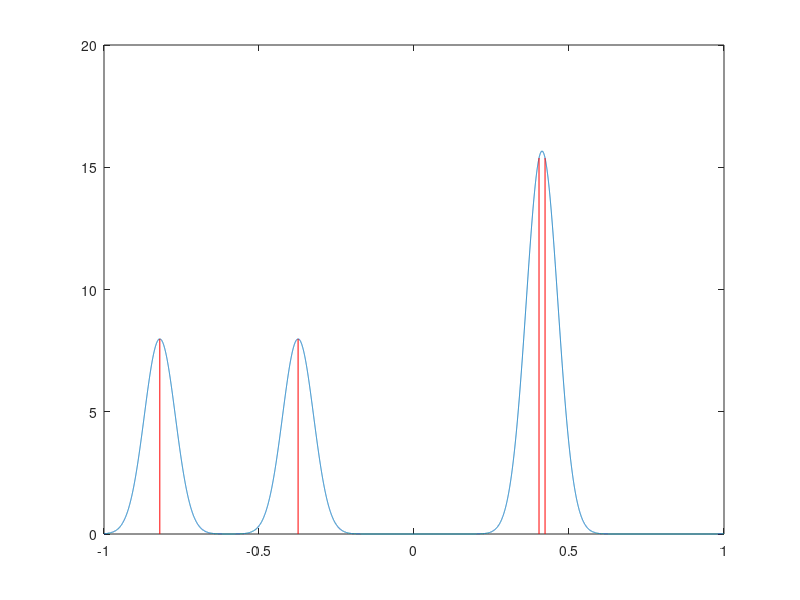

The MATLAB source for this figure: (Note: this script raises an error after producing the figure.)
%% 4 dimensional gaussian pulse

%% Index 

% Gaussian signal


%% Gaussian signal 

D = 20000;
I = linspace(-1,1,D);
k = 4;
sigma = 0.05;
seeds_2 = [50, 677, 825, 1282]; % classic, collision, single peak, circularity
seeds_3 = [1122, 1393, 2259, 1176]; % classic, two peaks, one peak ,circularity
seeds_4 = [2995, 1911, 2141];

%for seed = seeds_2
for l = 1:20
    seed = randi(3000);
    rng(seed);
    mu = sort(2*rand(1,k) - 1) ;
    
    half_width = norminv(0.9999,0,sigma); 
    half_width_sample = round(0.5*half_width * D);
    I_extended = linspace(-1 - half_width , 1 + half_width , D + 2*half_width_sample);
    pulse_extended = zeros(1, D + 2*half_width_sample);

    
    for i = 1:k
        pulse_extended(1,:) = pulse_extended(1,:) + normpdf(I_extended, mu(i), sigma);
    end

    pulse = zeros(1,D);
    pulse = pulse_extended(:,half_width_sample+1:D + half_width_sample); 
    pulse(:,1:half_width_sample) = pulse(:,1:half_width_sample) + pulse_extended(:,D + half_width_sample+1 : D + 2*half_width_sample);
    pulse(:, D - half_width_sample + 1 : D ) = pulse(:, D - half_width_sample + 1 : D ) + pulse_extended(:, 1 : half_width_sample );

    
    figure;
    plot(I,pulse);

    hold on 
    
    for i = 1:k
        plot([mu(i), mu(i)], [0,pulse(find(I>mu(i),1))], 'r' );
        %text(mu(i),-1, sprintf('\\theta_{%d}',i), 'FontSize', 14);
        hold on 
    end
    ax = gca;
    ax.XTick = [-1 1];
    title(seed)
    %title('A point of the 4 dimensional super-imposed gaussian-pulse manifold')
end